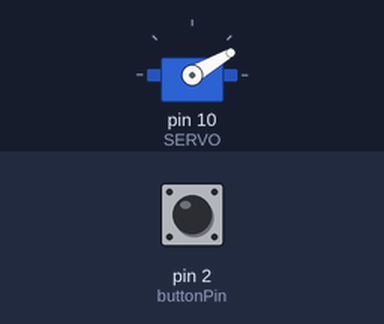
This sketch was run on a simulated Arduino Uno, built with avr-gcc and run on an emulated ATmega328P. Shown: servo. Inputs (shaded band) come from the test bench; at power-on: pin 2 (buttonPin) LOW.

Above: at 2.2 s.
2.3 s: pin 2 (buttonPin) pulled HIGH for 0.15 s
At 2.37 s:
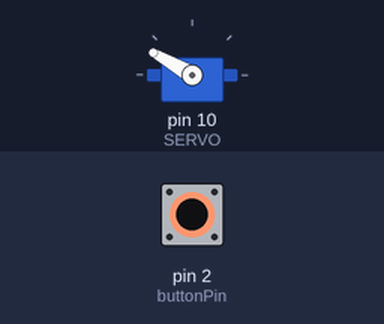
3.9 s: pin 2 (buttonPin) pulled HIGH for 3.2 s
At 7.8 s:
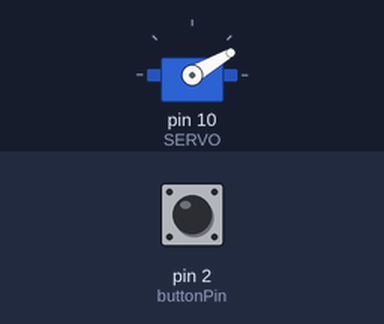
Timing chart, 0 to 9.3 s (numbered marks = the images above; inputs shaded):
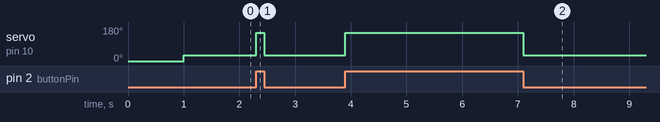

Measured:
- after the input at 2.3 s, servo on pin 10 (SERVO): 30° → 150° at once, → 30° 0.15 s later
- after the input at 3.9 s, servo on pin 10 (SERVO): 30° → 150° at once, → 30° 3.2 s later

The sketch:

357_0.ino
```cpp
#include <Servo.h>

const int SERVO = 10;
Servo servo;
const int buttonPin = 2;

void setup() {
  pinMode(buttonPin, INPUT);
  servo.attach(SERVO);
  servo.write(0);
  delay(1000);
}

void loop() {
  int buttonInput = digitalRead(buttonPin);

  if(buttonInput==1) servo.write(150);
  else servo.write(30);
}
```
